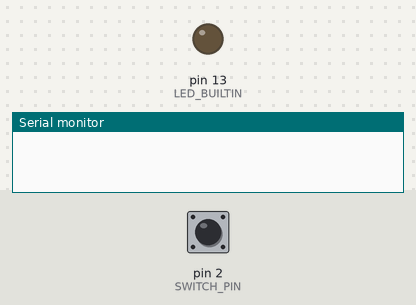
Recording of a sketch running on a simulated Arduino Uno, built with avr-gcc and run on an emulated ATmega328P. Parts: output pins drawn as LEDs (lit = HIGH), the last lines printed to the serial monitor. The test bench sets the inputs (shaded band); at power-on: pin 2 (SWITCH_PIN) HIGH.

Above: at 1.2 s.
1.3 s: pin 2 (SWITCH_PIN) pulled LOW for 0.15 s
At 2.1 s:
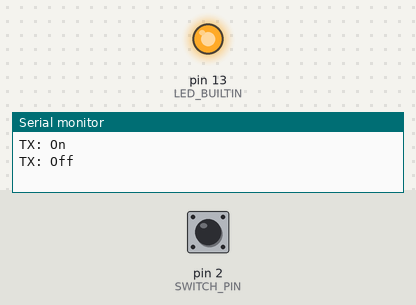
2.9 s: pin 2 (SWITCH_PIN) pulled LOW for 3.2 s
At 3.8 s:
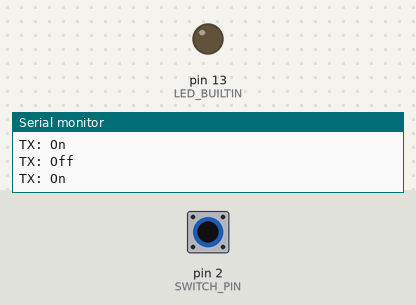
Timing chart, 0 to 7.6 s (numbered marks = the images above; inputs shaded):
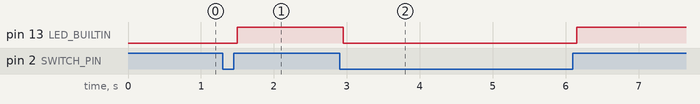

Measured:
- after the input at 1.3 s, pin 13 (LED_BUILTIN): LOW → HIGH after 0.20 s
- after the input at 2.9 s, pin 13 (LED_BUILTIN): HIGH → LOW after 0.05 s, → HIGH 3.2 s later

The sketch:

08-ball_switch.ino
```cpp
#define SWITCH_PIN 2

bool current_state = HIGH;
unsigned int debounce_millis = 0;

bool debounce();
bool debounce_done();
void debounce_reset();
void debounce_start();
void set_state(int state);

void setup()
{
    Serial.begin(9600);

    pinMode(LED_BUILTIN, OUTPUT);
    pinMode(SWITCH_PIN, INPUT_PULLUP);
    // Pin state is `HIGH` (off) by default, and `LOW` (on) when the ball in
    // the switch is prong-side and completes the circuit
}

void loop()
{
    const int state = digitalRead(SWITCH_PIN);

    if (state != current_state) {
        // "Switch bouncing" will cause rapid-fire on-off behavior on switch
        // state transition (not perceptible on the LED) until the connection
        // is stable
        //
        // This logic "debounces" the switch firmware-side by doing nothing
        // until the switch is steady for a time (50ms)
        if (debounce()) {
            set_state(state);
        }
    } else {
        debounce_reset();
    }
}

bool debounce()
{
    if (debounce_millis == 0) {
        debounce_start();
    } else if (debounce_done()) {
        debounce_reset();
        return true;
    }

    return false;
}

bool debounce_done()
{
    return millis() - debounce_millis > 50;
    // `true` if > 50ms elapsed since `debounce_start()`
}

void debounce_reset()
{
    debounce_millis = 0;
}

void debounce_start()
{
    debounce_millis = millis();
}

void set_state(int state)
{
    if (state == LOW) {
        digitalWrite(LED_BUILTIN, LOW);
        Serial.println("TX: On");
    } else {
        digitalWrite(LED_BUILTIN, HIGH);
        Serial.println("TX: Off");
    }

    current_state = state;
}
```
